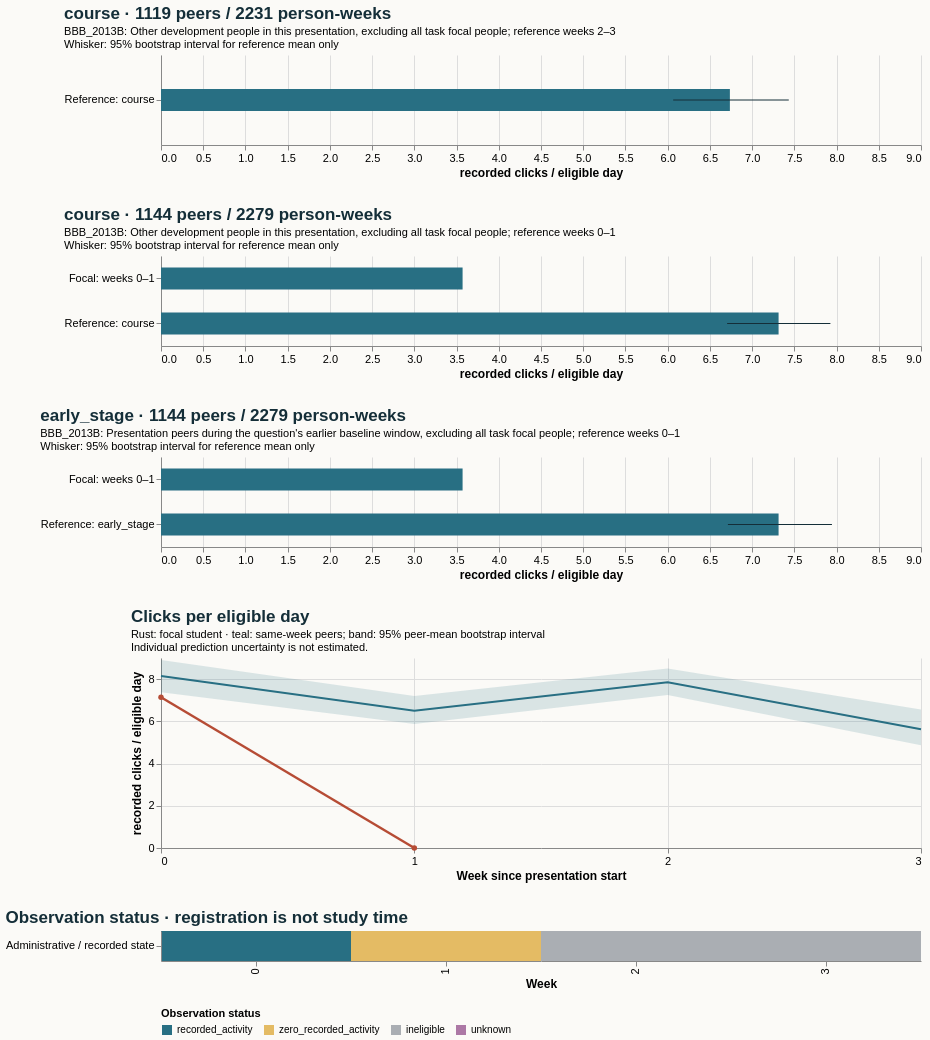

Express this chart as Vega-Lite.
### Vega-Lite specification from a JSON file in a GitHub repository (floating-point values rounded to 4 significant figures)
{"$schema": "https://vega.github.io/schema/vega-lite/v5.20.1.json", "config": {"axis": {"labelFontSize": 11, "titleFontSize": 12}, "background": "#fbfaf7", "font": "sans-serif", "title": {"anchor": "start", "color": "#142e38", "fontSize": 17, "subtitleFontSize": 11}, "view": {"continuousHeight": 300, "continuousWidth": 300, "stroke": null}}, "datasets": {"data-2368dafdc7fb7289c3a60be64ab40896": [{"end_day": 6, "focal_value": 7.143, "peer_ci_high": 8.909, "peer_ci_low": 7.374, "peer_mean": 8.148, "peer_observations": 1143, "peer_people": 1143, "reference": "course", "unit": "recorded clicks / eligible day", "week": 0}, {"end_day": 13, "focal_value": 0.0, "peer_ci_high": 7.203, "peer_ci_low": 5.874, "peer_mean": 6.502, "peer_observations": 1136, "peer_people": 1136, "reference": "course", "unit": "recorded clicks / eligible day", "week": 1}, {"end_day": 20, "focal_value": null, "peer_ci_high": 8.503, "peer_ci_low": 7.249, "peer_mean": 7.845, "peer_observations": 1119, "peer_people": 1119, "reference": "course", "unit": "recorded clicks / eligible day", "week": 2}, {"end_day": 27, "focal_value": null, "peer_ci_high": 6.564, "peer_ci_low": 4.866, "peer_mean": 5.621, "peer_observations": 1112, "peer_people": 1112, "reference": "course", "unit": "recorded clicks / eligible day", "week": 3}], "data-43899ea3cc6edc8b253b5c8d4e218e99": [{"hi": null, "lo": null, "series": "Focal: weeks 0–1", "value": 3.571}, {"hi": 7.945, "lo": 6.713, "series": "Reference: early_stage", "value": 7.313}], "data-51e7cdebc04009df9203c407716c1492": [{"hi": null, "lo": null, "series": "Focal: weeks 0–1", "value": 3.571}, {"hi": 7.927, "lo": 6.704, "series": "Reference: course", "value": 7.313}], "data-aba8da58c325896292a6fe913e5b594a": [{"eligible_days": 7.0, "end_day": 6, "logging_completeness": "unknown", "observation_status": "recorded_activity", "row": "Administrative / recorded state", "score_status": "withheld_release_time_unknown", "start_day": 0, "value": 7.143, "week": 0}, {"eligible_days": 4.0, "end_day": 13, "logging_completeness": "unknown", "observation_status": "zero_recorded_activity", "row": "Administrative / recorded state", "score_status": "withheld_release_time_unknown", "start_day": 7, "value": 0.0, "week": 1}, {"eligible_days": 0.0, "end_day": 20, "logging_completeness": "unknown", "observation_status": "ineligible", "row": "Administrative / recorded state", "score_status": "withheld_release_time_unknown", "start_day": 14, "value": null, "week": 2}, {"eligible_days": 0.0, "end_day": 27, "logging_completeness": "unknown", "observation_status": "ineligible", "row": "Administrative / recorded state", "score_status": "withheld_release_time_unknown", "start_day": 21, "value": null, "week": 3}], "data-ee27a55e3421a9c5314244d9a836f23b": [{"hi": null, "lo": null, "series": "Focal: weeks 2–3", "value": null}, {"hi": 7.434, "lo": 6.065, "series": "Reference: course", "value": 6.737}]}, "resolve": {"scale": {"color": "independent"}}, "spacing": 28, "vconcat": [{"data": {"name": "data-ee27a55e3421a9c5314244d9a836f23b"}, "height": 90, "layer": [{"encoding": {"x": {"field": "value", "scale": {"domain": [0, 8.343], "zero": true}, "title": "recorded clicks / eligible day", "type": "quantitative"}, "y": {"field": "series", "sort": null, "title": null, "type": "nominal"}}, "mark": {"color": "#286f83", "size": 22, "type": "bar"}}, {"encoding": {"x": {"field": "lo", "type": "quantitative"}, "x2": {"field": "hi"}, "y": {"field": "series", "sort": null, "title": null, "type": "nominal"}}, "mark": {"color": "#142e38", "type": "rule"}}], "title": {"subtitle": ["BBB_2013B: Other development people in this presentation, excluding all task focal people; reference weeks 2–3", "Whisker: 95% bootstrap interval for reference mean only"], "text": "course · 1119 peers / 2231 person-weeks"}, "width": 760}, {"data": {"name": "data-51e7cdebc04009df9203c407716c1492"}, "height": 90, "layer": [{"encoding": {"x": {"field": "value", "scale": {"domain": [0, 8.343], "zero": true}, "title": "recorded clicks / eligible day", "type": "quantitative"}, "y": {"field": "series", "sort": null, "title": null, "type": "nominal"}}, "mark": {"color": "#286f83", "size": 22, "type": "bar"}}, {"encoding": {"x": {"field": "lo", "type": "quantitative"}, "x2": {"field": "hi"}, "y": {"field": "series", "sort": null, "title": null, "type": "nominal"}}, "mark": {"color": "#142e38", "type": "rule"}}], "title": {"subtitle": ["BBB_2013B: Other development people in this presentation, excluding all task focal people; reference weeks 0–1", "Whisker: 95% bootstrap interval for reference mean only"], "text": "course · 1144 peers / 2279 person-weeks"}, "width": 760}, {"data": {"name": "data-43899ea3cc6edc8b253b5c8d4e218e99"}, "height": 90, "layer": [{"encoding": {"x": {"field": "value", "scale": {"domain": [0, 8.343], "zero": true}, "title": "recorded clicks / eligible day", "type": "quantitative"}, "y": {"field": "series", "sort": null, "title": null, "type": "nominal"}}, "mark": {"color": "#286f83", "size": 22, "type": "bar"}}, {"encoding": {"x": {"field": "lo", "type": "quantitative"}, "x2": {"field": "hi"}, "y": {"field": "series", "sort": null, "title": null, "type": "nominal"}}, "mark": {"color": "#142e38", "type": "rule"}}], "title": {"subtitle": ["BBB_2013B: Presentation peers during the question's earlier baseline window, excluding all task focal people; reference weeks 0–1", "Whisker: 95% bootstrap interval for reference mean only"], "text": "early_stage · 1144 peers / 2279 person-weeks"}, "width": 760}, {"data": {"name": "data-2368dafdc7fb7289c3a60be64ab40896"}, "height": 190, "layer": [{"encoding": {"x": {"axis": {"tickMinStep": 1}, "field": "week", "title": "Week since presentation start", "type": "quantitative"}, "y": {"field": "peer_ci_low", "scale": {"zero": true}, "title": "recorded clicks / eligible day", "type": "quantitative"}, "y2": {"field": "peer_ci_high"}}, "mark": {"color": "#286f83", "opacity": 0.16, "type": "area"}}, {"encoding": {"tooltip": [{"field": "week", "type": "quantitative"}, {"field": "peer_mean", "type": "quantitative"}, {"field": "peer_people", "type": "quantitative"}, {"field": "peer_observations", "type": "quantitative"}], "x": {"field": "week", "type": "quantitative"}, "y": {"field": "peer_mean", "type": "quantitative"}}, "mark": {"color": "#286f83", "strokeWidth": 2, "type": "line"}}, {"encoding": {"tooltip": [{"field": "week", "type": "quantitative"}, {"field": "focal_value", "type": "quantitative"}], "x": {"field": "week", "type": "quantitative"}, "y": {"field": "focal_value", "type": "quantitative"}}, "mark": {"color": "#b64c35", "point": {"color": "#b64c35"}, "strokeWidth": 2.5, "type": "line"}}], "title": {"subtitle": ["Rust: focal student · teal: same-week peers; band: 95% peer-mean bootstrap interval", "Individual prediction uncertainty is not estimated."], "text": "Clicks per eligible day"}, "width": 760}, {"data": {"name": "data-aba8da58c325896292a6fe913e5b594a"}, "encoding": {"color": {"field": "observation_status", "legend": {"labelLimit": 260, "orient": "bottom"}, "scale": {"domain": ["recorded_activity", "zero_recorded_activity", "ineligible", "unknown"], "range": ["#286f83", "#e4bb64", "#aaaeb3", "#ac78a5"]}, "title": "Observation status", "type": "nominal"}, "tooltip": [{"field": "week", "type": "quantitative"}, {"field": "eligible_days", "type": "quantitative"}, {"field": "observation_status", "type": "nominal"}, {"field": "logging_completeness", "type": "nominal"}], "x": {"field": "week", "title": "Week", "type": "ordinal"}, "y": {"field": "row", "title": null, "type": "nominal"}}, "height": 30, "mark": {"type": "rect"}, "title": "Observation status · registration is not study time", "width": 760}]}
